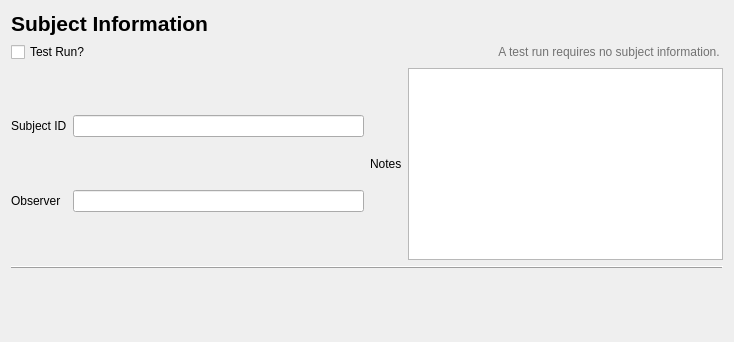
<?xml version="1.0" encoding="UTF-8"?>
<ui version="4.0">
 <class>HSubjectSettingsForm</class>
 <widget class="QWidget" name="HSubjectSettingsForm">
  <property name="geometry">
   <rect>
    <x>0</x>
    <y>0</y>
    <width>734</width>
    <height>342</height>
   </rect>
  </property>
  <property name="windowTitle">
   <string>Form</string>
  </property>
  <layout class="QVBoxLayout" name="verticalLayout">
   <item>
    <widget class="QLabel" name="labelMain">
     <property name="font">
      <font>
       <pointsize>16</pointsize>
       <weight>75</weight>
       <bold>true</bold>
      </font>
     </property>
     <property name="text">
      <string>Subject Information</string>
     </property>
    </widget>
   </item>
   <item>
    <layout class="QHBoxLayout" name="horizontalLayout_3">
     <item>
      <widget class="QCheckBox" name="cbxTestRun">
       <property name="text">
        <string>Test Run?</string>
       </property>
      </widget>
     </item>
     <item>
      <widget class="QLabel" name="label_4">
       <property name="palette">
        <palette>
         <active>
          <colorrole role="WindowText">
           <brush brushstyle="SolidPattern">
            <color alpha="255">
             <red>114</red>
             <green>114</green>
             <blue>114</blue>
            </color>
           </brush>
          </colorrole>
         </active>
         <inactive>
          <colorrole role="WindowText">
           <brush brushstyle="SolidPattern">
            <color alpha="255">
             <red>114</red>
             <green>114</green>
             <blue>114</blue>
            </color>
           </brush>
          </colorrole>
         </inactive>
         <disabled>
          <colorrole role="WindowText">
           <brush brushstyle="SolidPattern">
            <color alpha="255">
             <red>69</red>
             <green>69</green>
             <blue>69</blue>
            </color>
           </brush>
          </colorrole>
         </disabled>
        </palette>
       </property>
       <property name="text">
        <string>A test run requires no subject information. </string>
       </property>
       <property name="alignment">
        <set>Qt::AlignRight|Qt::AlignTrailing|Qt::AlignVCenter</set>
       </property>
      </widget>
     </item>
    </layout>
   </item>
   <item>
    <layout class="QHBoxLayout" name="horizontalLayout_2">
     <item>
      <layout class="QGridLayout" name="gridLayout">
       <item row="0" column="0">
        <widget class="QLabel" name="label">
         <property name="text">
          <string>Subject ID</string>
         </property>
        </widget>
       </item>
       <item row="0" column="1">
        <widget class="QLineEdit" name="lineeditSubjectID"/>
       </item>
       <item row="1" column="0">
        <widget class="QLabel" name="label_2">
         <property name="text">
          <string>Observer</string>
         </property>
        </widget>
       </item>
       <item row="1" column="1">
        <widget class="QLineEdit" name="lineeditObserverID"/>
       </item>
      </layout>
     </item>
     <item>
      <layout class="QHBoxLayout" name="horizontalLayout">
       <item>
        <widget class="QLabel" name="label_3">
         <property name="text">
          <string>Notes</string>
         </property>
        </widget>
       </item>
       <item>
        <widget class="QPlainTextEdit" name="pteNotes"/>
       </item>
      </layout>
     </item>
    </layout>
   </item>
   <item>
    <widget class="QFrame" name="frame">
     <property name="frameShape">
      <enum>QFrame::HLine</enum>
     </property>
     <property name="frameShadow">
      <enum>QFrame::Raised</enum>
     </property>
    </widget>
   </item>
   <item>
    <spacer name="verticalSpacer">
     <property name="orientation">
      <enum>Qt::Vertical</enum>
     </property>
     <property name="sizeHint" stdset="0">
      <size>
       <width>20</width>
       <height>34</height>
      </size>
     </property>
    </spacer>
   </item>
  </layout>
 </widget>
 <resources/>
 <connections/>
</ui>
